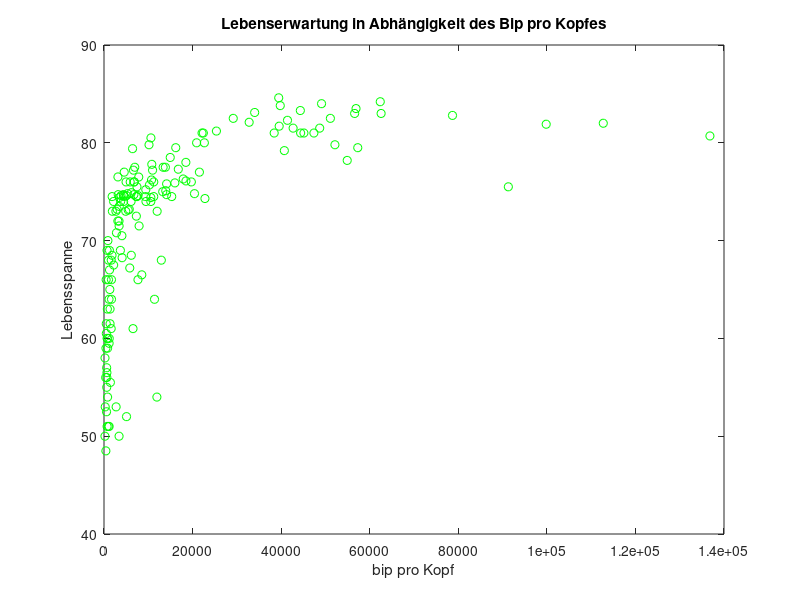

MATLAB code for this plot: (Note: this script raises an error after producing the figure.)
  # Prevent Octave from thinking that this# is a function file:clear;# Load the nations.csv filenations = dlmread("nations.csv", "," , 1,0);# min und max[gdpPPMinValue gdpPPMinIndex] = min(nations(:,4) ./ nations(:,7));minGDP = [gdpPPMinValue  nations(gdpPPMinIndex,5)];[gdpPPMaxValue gdpPPMaxIndex] = max(nations(:,4) ./ nations(:,7));maxGDP = [gdpPPMaxValue nations(gdpPPMaxIndex,5)];# x = [minGDP(1,1) maxGDP(1,1)];# y = [minGDP(1,2) maxGDP(1,2)];gdpPPMinValue = gdpPPMinValue .*1000000;gdpPPMaxValue = gdpPPMaxValue .*1000000;lifespan = nations(:,5);maxLifespan = max(lifespan);minLifespan = min(lifespan);#plot(gdpPPMaxValue, nations(gdpPPMaxIndex,5), "xr" )#hold;mGdpPPLifespan = [((nations(:,4)./nations(:,7)).*1000000)  nations(:,5) ];figure;plot(mGdpPPLifespan(:,1), nations(:,5), "og");hold;# Beschriften des Grphentitle("Lebenserwartung in Abhängigkeit des Bip pro Kopfes");xlabel("bip pro Kopf");ylabel("Lebensspanne");# 2. Aufgabe# Daten normalisieren# norm = x - min(x) / max(x) - min(x);n = length(mGdpPPLifespan);normX = ((mGdpPPLifespan(:,1) - gdpPPMinValue)) ./ (gdpPPMaxValue - gdpPPMinValue);normY = ((lifespan - minLifespan) ./ (maxLifespan - minLifespan)); [y, rmse] = polynomZweitenGerades(2, normX, lifespan, n); #plot(normX, y, "or")x_denorm = normX .* (gdpPPMaxValue - gdpPPMinValue) + gdpPPMinValue;plot(x_denorm, y, "xr")#rmse = sqrt(sum((y_denorm .- nations(:,5)).^2)/n)